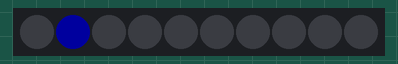
This sketch was run on a simulated ATtiny85, built with avr-gcc and run on an emulated ATtiny85. Shown: 10 RGB LEDs in strip order, left to right. Dim RGB values are drawn brighter than linear.

Above: at 0.15 s.
At 3.86 s:
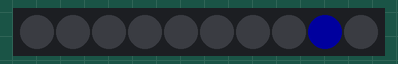
At 7.57 s:
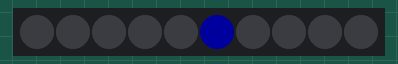
At 15.1 s:
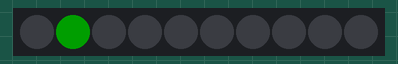
At 22.63 s:
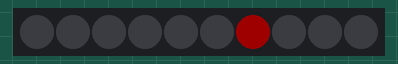
At 30.1 s:
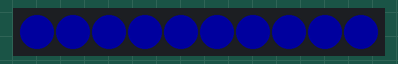

The sketch:

WS2812.ino
```cpp
#include <Adafruit_NeoPixel.h>

// Константы - используем define для экономии памяти
#define LED_PIN     3
#define NUM_LEDS    10    // Уменьшите если лента большая
#define BRIGHTNESS  30    // Уменьшите яркость

// Глобальные переменные - только необходимые
Adafruit_NeoPixel strip = Adafruit_NeoPixel(NUM_LEDS, LED_PIN, NEO_GRB + NEO_KHZ800);

byte currentLed = 0;
byte currentMode = 0;
bool stripState = false;

unsigned long previousBlinkMillis = 0;
unsigned long previousModeMillis = 0;
unsigned long previousStripBlinkMillis = 0;

const uint16_t blinkInterval = 100;
const uint16_t modeInterval = 10000;
const uint16_t stripBlinkInterval = 500;

void setup() {
  strip.begin();
  strip.setBrightness(BRIGHTNESS);
  strip.show();  // Очистка ленты
}

void loop() {
  unsigned long currentMillis = millis();

  // Смена режима каждые 10 секунд
  if (currentMillis - previousModeMillis >= modeInterval) {
    previousModeMillis = currentMillis;
    currentMode = (currentMode + 1) % 6;
    clearStrip();
    currentLed = 0;
    stripState = false;
  }

  // Обработка режимов 0-2 (поочередное мигание)
  if (currentMode < 3) {
    if (currentMillis - previousBlinkMillis >= blinkInterval) {
      previousBlinkMillis = currentMillis;

      // Выключаем текущий светодиод
      strip.setPixelColor(currentLed, 0, 0, 0);

      // Переходим к следующему
      currentLed++;
      if (currentLed >= NUM_LEDS) currentLed = 0;

      // Включаем новый светодиод
      setColorByMode(currentLed, currentMode);

      strip.show();
    }
  }
  // Обработка режимов 3-5 (вся лента мигает)
  else {
    if (currentMillis - previousStripBlinkMillis >= stripBlinkInterval) {
      previousStripBlinkMillis = currentMillis;
      stripState = !stripState;

      if (stripState) {
        // Включаем всю ленту
        for (byte i = 0; i < NUM_LEDS; i++) {
          setColorByMode(i, currentMode);
        }
      } else {
        // Выключаем всю ленту
        clearStrip();
      }
      strip.show();
    }
  }
}

// Функция установки цвета в зависимости от режима
void setColorByMode(byte ledIndex, byte mode) {
  switch(mode) {
    case 0: // Синий поочередно
    case 3: // Вся лента синим
      strip.setPixelColor(ledIndex, 0, 0, 255);
      break;
    case 1: // Зеленый поочередно
    case 4: // Вся лента зеленым
      strip.setPixelColor(ledIndex, 0, 255, 0);
      break;
    case 2: // Красный поочередно
    case 5: // Вся лента красным
      strip.setPixelColor(ledIndex, 255, 0, 0);
      break;
  }
}

// Очистка ленты
void clearStrip() {
  for (byte i = 0; i < NUM_LEDS; i++) {
    strip.setPixelColor(i, 0, 0, 0);
  }
}
```

Measured:
- what the display in image 5 shows lasts 0.5 s, from 30.0 s to 30.5 s
